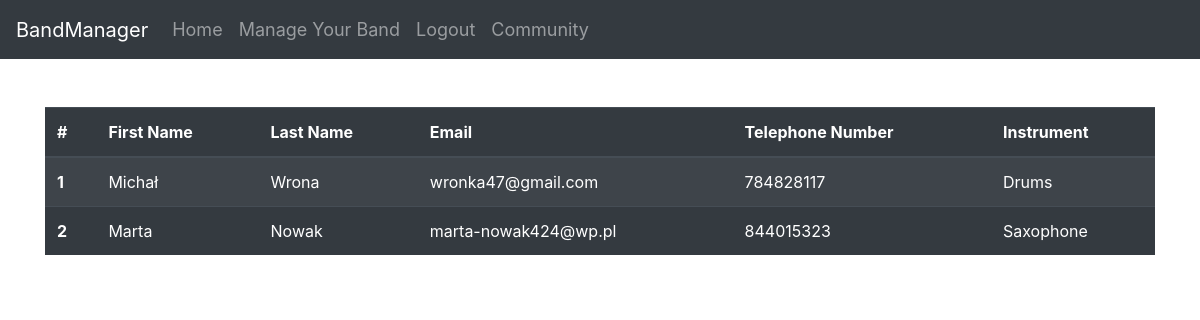
Page /community (signed in) on the earlier database version.
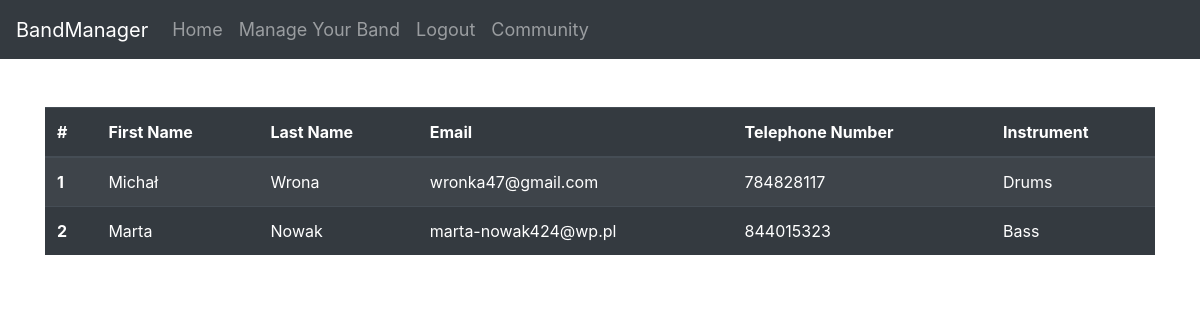
Same page on the later database version.
### website/models.py (models this page shows)
class User(db.Model, UserMixin):
    id = db.Column(db.Integer, primary_key=True, unique=True)
    first_name = db.Column(db.String(150))
    surname = db.Column(db.String(150))
    email = db.Column(db.String(150), unique=True)
    password = db.Column(db.String(150))
    telephone_number = db.Column(db.Integer)
    instrument = db.Column(db.String(150))
    band_id = db.Column(db.Integer)
    wallet = db.Column(db.Integer, default=0)
    band = db.relationship('Band')

### website/views.py (the view)
@views.route('/community', methods=['GET'])
@login_required
def community_show():
    users = User.query.all()
    return render_template('community.html', user=current_user, users=users)

### website/templates/community.html (shortened to what this page needs)
{% extends "base.html" %}
{% block content %}
<br></br>
<table class="table table-striped table-dark">
    <thead class="thead-dark">
      <tr>
        <th scope="col">#</th>
        <th scope="col">First Name</th>
        <th scope="col">Last Name </th>
        <th scope="col">Email</th>
        <th scope="col">Telephone Number</th>
        <th scope="col">Instrument</th>
      </tr>
    </thead>
    <tbody>
    {% for user in users %}
        <tr>
            <th scope="row">{{user.id}}</th>
            <td>{{user.first_name}}</td>
            <td>{{user.surname}}</td>
            <td>{{user.email}}</td>
            <td>{{user.telephone_number}}</td>
            <td>{{user.instrument}}</td>
        </tr>
    {% endfor %}
    </tbody>
  </table>
{% endblock %}

### website/templates/base.html (shortened to what this page needs)
<!DOCTYPE html>
<html lang="en">
<head>
  <link rel="stylesheet" href="https://maxcdn.bootstrapcdn.com/bootstrap/4.5.2/css/bootstrap.min.css">
</head>
<body>
  <nav class="navbar navbar-expand-md bg-dark navbar-dark">
    <a class="navbar-brand" href="/">BandManager</a>
    <div class="collapse navbar-collapse" id="collapsibleNavbar" style="font-size: 18px;">
      <ul class="navbar-nav">
        {% if user.is_authenticated %}
          <li class="nav-item">
            <a class="nav-link" href="/" id="home">Home</a>
          </li>
          <li class="nav-item">
            <a class="nav-link" href="/manage-your-band" id="manage_your_band">Manage Your Band</a>
          </li>
          <li class="nav-item">
            <a class="nav-link" href="/logout" id="logout">Logout</a>
          </li>
          <li class="nav-item">
            <a class="nav-link" href="/community" id="community">Community</a>
          </li>
        {% endif %}
      </ul>
    </div>
  </nav>
<div class="container">
{% block content %}
{% endblock %}
</div>
</body>
</html>

Differences in the rows shown:
changed User "Marta": instrument "Saxophone" → "Bass"
